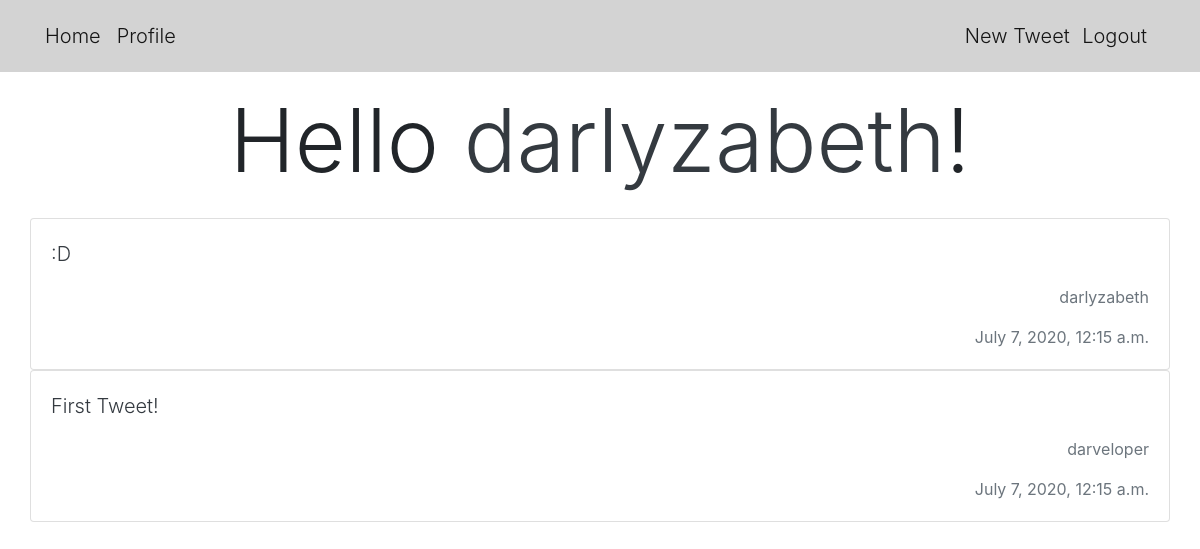
Page / (signed in) on the committed database.
### twitteruser/models.py (models this page shows, shortened)
class CustomUser(AbstractBaseUser):
    email = models.EmailField(
        verbose_name='email address',
        max_length=255,
        unique=True
    )
    username = models.CharField(
        verbose_name='username',
        max_length=100,
        unique=True
    )
    followers = models.ManyToManyField('self', symmetrical=False, related_name='user_followers')
    following = models.ManyToManyField('self', symmetrical=False, related_name='user_following')
    active = models.BooleanField(default=True)
    staff = models.BooleanField(default=False)
    admin = models.BooleanField(default=False)
    USERNAME_FIELD = 'username'
    REQUIRED_FIELDS = ['email']
    def __str__(self):
        return self.username
    @property
    def is_active(self):
        return self.active
    objects = UserManager()

### tweet/models.py (models this page shows)
class Tweet(models.Model):
    author = models.ForeignKey(CustomUser, default=None, on_delete=models.CASCADE)
    text = models.CharField(max_length=140)
    post_date = models.DateTimeField(default=timezone.now)
    def __str__(self):
        return self.text

### twitteruser/views.py (the view)
# urls.py: path('', index, name='home'),
@login_required(login_url='/login')
def index(request):
    user = CustomUser.objects.get(id=request.user.id)
    tweets = Tweet.objects.all().order_by("-post_date")
    notifications = Notification.objects.filter(receiver=request.user)
    return render(request, 'index.html', {'tweets': tweets, 'notifications': notifications})

### twitteruser/templates/index.html (shortened to what this page needs)
{% extends 'base.html'%}
{% block content %}
<div class="container fluid">
    <div class="d-flex justify-content-center">
        <h1 class="display-2">Hello <a class="text-dark" href="/user/{{request.user.id}}">{{request.user}}</a>!</h1>
    </div>
</div>
<div class="container-fluid">
{% for tweet in tweets %}
<div class="card">
    <div class="card-body">
        <p><a class="lead text-dark" href='/tweet/{{tweet.id}}'>{{tweet}}</a></p>
        <p class="text-right"><a class="text-muted" href="/user/{{tweet.author.id}}">{{tweet.author.username}}</a></p>
        <span class="text-right"><footer class="text-muted">{{tweet.post_date}}</footer></span>
    </div>
</div>
{% endfor %}
</div>
{% endblock %}

### rows in the picture
CustomUser: user "darlyzabeth"
Tweet: text ":D", author.username "darlyzabeth", post_date "July 7, 2020, 12:15 a.m."
Tweet: text "First Tweet!", author.username "darveloper", post_date "July 7, 2020, 12:15 a.m."
